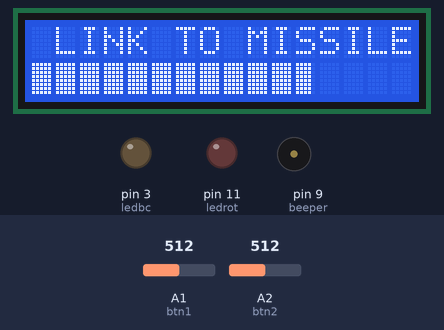
The sketch below on a simulated Arduino Uno, built with avr-gcc and run on an emulated ATmega328P. Shown: 16×2 character LCD, output pins drawn as LEDs (lit = HIGH), buzzer (waves = sounding, pin HIGH). The test bench sets the inputs (shaded band); at power-on: A2 (btn2) = 512, A1 (btn1) = 512.

Above: at 6.05 s.
6.1 s: A2 (btn2) set to 108
At 9.6 s:
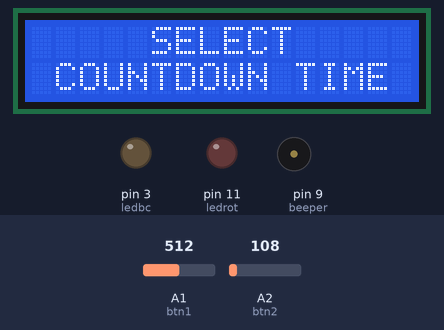
11.7 s: A2 (btn2) set to 93
At 11.74 s:
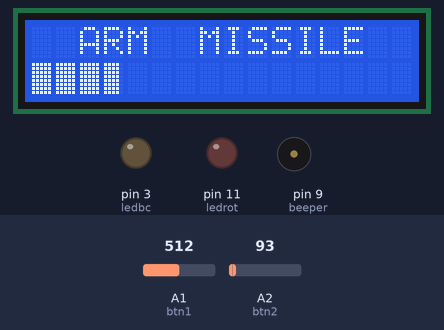
14.1 s: A1 (btn1) set to 107
19.7 s: A1 (btn1) set to 88
22.1 s: A1 (btn1) set to 110
At 31.6 s:
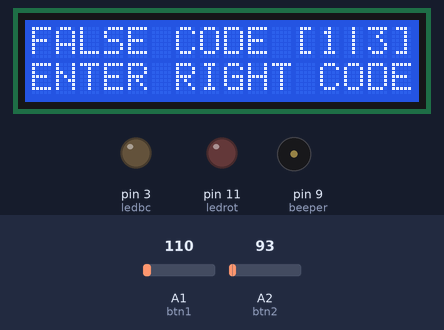
Timing chart, 0 to 31.9 s (numbered marks = the images above; inputs shaded):
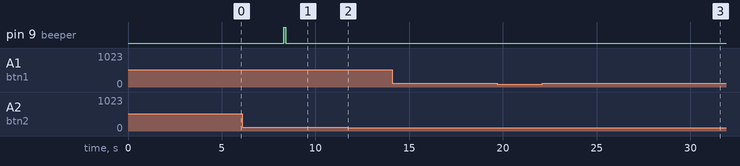

Measured:
- the behaviour switches between 100 and 99 on A2 (btn2) (found by bisection; images 1 and 2)
- after the input at 22.1 s, the display: first changes after 0.20 s (image 3 shows a later state)
- what the display in image 1 shows lasts 1.0 s, from 8.8 s to 9.8 s

The sketch:

AirsoftBomb.ino
```cpp
#include <LiquidCrystal.h>

LiquidCrystal lcd(12,8,7,6,5,4,2);

const int ledbc = 3;

const int btn1 = 1;
const int btn2 = 2;

const int ledrot = 11;
const int ledgrun = 10;
const int beeper = 9;

int input1 = false;
int input2 = false;

int ablauf = 1;

int zahl = 0;

const long code1 = 96544;
const long code2 = 19598;
const long code3 = 92989;
const long code4 = 51326;
const long code5 = 38498;

const int c1z1 = 9;
const int c1z2 = 6;
const int c1z3 = 5;
const int c1z4 = 4;
const int c1z5 = 4;

const int c2z1 = 1;
const int c2z2 = 9;
const int c2z3 = 5;
const int c2z4 = 9;
const int c2z5 = 8;

const int c3z1 = 9;
const int c3z2 = 2;
const int c3z3 = 9;
const int c3z4 = 8;
const int c3z5 = 9;

const int c4z1 = 5;
const int c4z2 = 1;
const int c4z3 = 3;
const int c4z4 = 2;
const int c4z5 = 6;

const int c5z1 = 3;
const int c5z2 = 8;
const int c5z3 = 4;
const int c5z4 = 9;
const int c5z5 = 8;

boolean zahl_true = false;


int zahl1;
int zahl2;
int zahl3;
int zahl4;
int zahl5;

byte p20[8] = {
  B10000,
  B10000,
  B10000,
  B10000,
  B10000,
  B10000,
  B10000,
  B10000,
};
byte p40[8] = {
  B11000,
  B11000,
  B11000,
  B11000,
  B11000,
  B11000,
  B11000,
  B11000,
};
byte p60[8] = {
  B11100,
  B11100,
  B11100,
  B11100,
  B11100,
  B11100,
  B11100,
  B11100,
};
byte p80[8] = {
  B11110,
  B11110,
  B11110,
  B11110,
  B11110,
  B11110,
  B11110,
  B11110,
};
byte p100[8] = {
  B11111,
  B11111,
  B11111,
  B11111,
  B11111,
  B11111,
  B11111,
  B11111,
};

int code_s = 1;

int versuch = 0;

long S = 0;
long Secms;
long verbleibend;
long start_count;
long vergangen;


void setup() {
  Serial.begin(9600);

  lcd.begin(16, 2);

  //pinMode(ledbc, OUTPUT);
  analogWrite(ledbc, 0);

  pinMode(ledrot, OUTPUT);
  pinMode(beeper, OUTPUT);

  lcd.createChar(0, p20);
  lcd.createChar(1, p40);
  lcd.createChar(2, p60);
  lcd.createChar(3, p80);
  lcd.createChar(4, p100);

}
void loop() {

  lcd.setCursor(0, 0);

  if (analogRead(btn1) >= 100){input1 = HIGH;}else{input1 = LOW;}
  if (analogRead(btn2) >= 100){input2 = HIGH;}else{input2 = LOW;}

  //Serial.println(analogRead(btn1));

  if (ablauf == 1){
     if (analogRead(btn1) >= 100){input1 = HIGH;}else{input1 = LOW;}
     if (analogRead(btn2) >= 100){input2 = HIGH;}else{input2 = LOW;}


    lcd.clear();

    lcd.print("MISSILE LAUNCHER");
    lcd.setCursor(0,1);
    lcd.print(" [PRESS  ENTER] ");

    if (input1 == HIGH){
      ablauf = 12;
      delay(100);
    }

  }

  if (ablauf == 12){
      if (analogRead(btn1) >= 100){input1 = HIGH;}else{input1 = LOW;}
      if (analogRead(btn2) >= 100){input2 = HIGH;}else{input2 = LOW;}


      lcd.clear();
      lcd.print("ENTER LINK CODE");
      lcd.setCursor(0,1);
      lcd.print(" Code ");
      lcd.print(code_s);
      lcd.print(" = ");
      if (code_s == 1){lcd.print(code1);}
      if (code_s == 2){lcd.print(code2);}
      if (code_s == 3){lcd.print(code3);}
      if (code_s == 4){lcd.print(code4);}
      if (code_s == 5){lcd.print(code5);}


      if (input2 == HIGH){

        code_s += 1;

        if (code_s >= 6){code_s = 1;}
      }

      if (input1 == HIGH){
      lcd.clear();
      lcd.setCursor(0,0);
      lcd.print(" LINK TO MISSILE");
      lcd.setCursor(0,1);

      for (int i = 0; i<16; i++){
        for (int j=0; j<5; j++){
          lcd.setCursor(i, 1);
          lcd.write(j);
          delay(100);
        }
      }
      delay(100);

      lcd.clear();
      lcd.setCursor(0,0);
      lcd.print("     LINKED     ");

      digitalWrite(ledgrun, HIGH);
      digitalWrite(beeper, HIGH);
      delay(100);
      digitalWrite(beeper, LOW);
      delay(400);
      digitalWrite(ledgrun, LOW);

      ablauf = 2;
      }

  }

  if (ablauf == 2){
      if (analogRead(btn1) >= 100){input1 = HIGH;}else{input1 = LOW;}
      if (analogRead(btn2) >= 100){input2 = HIGH;}else{input2 = LOW;}


      lcd.clear();
      lcd.setCursor(0,0);
      lcd.print("     SELECT     ");
      lcd.setCursor(0,1);
      lcd.print(" COUNTDOWN TIME ");

     delay(1000);
     ablauf += 1;
  }

  if (ablauf == 3){
      if (analogRead(btn1) >= 100){input1 = HIGH;}else{input1 = LOW;}
      if (analogRead(btn2) >= 100){input2 = HIGH;}else{input2 = LOW;}


    lcd.clear();
    lcd.print("  ");
    lcd.print(S);
    lcd.print(" SECONDS");
    lcd.setCursor(0,1);
    lcd.print("  ENTER TO ARM  ");

    if (input2 == HIGH){
       S += 5;


       lcd.clear();
       lcd.print("  ");
       lcd.print(S);
       lcd.print(" SECONDS");
       lcd.setCursor(0,1);
       lcd.print("  ENTER TO ARM  ");


       delay(50);
    }
      if (input1 == HIGH){ablauf += 1;}

    }

  /*if (ablauf == 4){

    lcd.clear();
    lcd.print(" ENTER PASSWORD ")

  if (input2 == HIGH){

  }*/

  if (ablauf == 4){
      if (analogRead(btn1) >= 100){input1 = HIGH;}else{input1 = LOW;}
      if (analogRead(btn2) >= 100){input2 = HIGH;}else{input2 = LOW;}


    lcd.clear();
    lcd.print("  ARM  MISSILE  ");

    for (int i = 0; i<16; i++){
        for (int j=0; j<5; j++){
          lcd.setCursor(i, 1);
          lcd.write(j);
          delay(100);
        }
     }

    ablauf += 1;

  }

  if (ablauf == 5){
      if (analogRead(btn1) >= 100){input1 = HIGH;}else{input1 = LOW;}
      if (analogRead(btn2) >= 100){input2 = HIGH;}else{input2 = LOW;}

    lcd.clear();
    lcd.setCursor(0,0);
    lcd.print(" MISSILE  ARMED ");
    lcd.setCursor(0,1);
    lcd.print("OUTSET COUNTDOWN");
    delay(1500);
    ablauf += 1;
  }

if (ablauf == 6){
    Secms = S * 1000;
    start_count = millis();

    ablauf += 1;
  }

  if (ablauf == 7){

    vergangen =  millis() - start_count;
    verbleibend = Secms - vergangen;
    verbleibend = verbleibend / 1000;


    lcd.clear();
    lcd.setCursor(0,0);
    lcd.print("   ");
    lcd.print(verbleibend);
    lcd.print(" SECONDS");
    lcd.setCursor(0,1);
    lcd.print(" ENTER TO ABORT ");


    if (versuch != 3){if (input1 == HIGH){ablauf = 9;}}else{lcd.setCursor(0,1); lcd.print("                ");}


    if (verbleibend <= 0){

      ablauf += 1;
    }
    delay(100);
  }

  if (ablauf == 8){
   lcd.clear();
   lcd.print("MISSILE LAUNCHED");
   lcd.setCursor(0,1);
   lcd.print("[ENTER TO RESET]");
  }

  if (ablauf == 9){

    lcd.clear();
    lcd.print("ENTER ABORT CODE");
    lcd.setCursor(0,1);

    lcd.print("     ");
    lcd.blink();
    lcd.print(zahl1);
    lcd.print(zahl2);
    lcd.print(zahl3);
    lcd.print(zahl4);
    lcd.print(zahl5);
    lcd.setCursor(zahl + 4,1);

    if (input1 == HIGH){
      zahl += 1;

      if (zahl >= 6){
        ablauf += 1;
        lcd.noBlink();
        zahl = 0;
      }
    }

    if (zahl == 1){
      if (input2 == HIGH){
        zahl1 += 1;
        if (zahl1 >= 10){zahl1 = 0;}
      }
    }

    if (zahl == 2){
      if (input2 == HIGH){
        zahl2 += 1;
        if (zahl2 >= 10){zahl2 = 0;}
      }
    }

    if (zahl == 3){
      if (input2 == HIGH){
        zahl3 += 1;
        if (zahl3 >= 10){zahl3 = 0;}
      }
    }

    if (zahl == 4){
      if (input2 == HIGH){
        zahl4 += 1;
        if (zahl4 >= 10){zahl4 = 0;}
      }
    }

    if (zahl == 5){
      if (input2 == HIGH){
        zahl5 += 1;
        if (zahl5 >= 10){zahl5 = 0;}
      }
    }

  }
  if (ablauf == 10){

    lcd.clear();
    lcd.print("CHECK ABORT CODE");
    lcd.setCursor(0,1);

      for (int i = 0; i<16; i++){
        for (int j=0; j<5; j++){
          lcd.setCursor(i, 1);
          lcd.write(j);
          delay(100);
        }
      }
    delay(100);

    if (code_s == 1){
      if (zahl1 == c1z1){zahl_true = true;}else{zahl_true = false;}
      if (zahl2 == c1z2){zahl_true = true;}else{zahl_true = false;}
      if (zahl3 == c1z3){zahl_true = true;}else{zahl_true = false;}
      if (zahl4 == c1z4){zahl_true = true;}else{zahl_true = false;}
      if (zahl5 == c1z5){zahl_true = true;}else{zahl_true = false;}
    }
    if (code_s == 2){
      if (zahl1 == c2z1){zahl_true = true;}else{zahl_true = false;}
      if (zahl2 == c2z2){zahl_true = true;}else{zahl_true = false;}
      if (zahl3 == c2z3){zahl_true = true;}else{zahl_true = false;}
      if (zahl4 == c2z4){zahl_true = true;}else{zahl_true = false;}
      if (zahl5 == c2z5){zahl_true = true;}else{zahl_true = false;}
    }
    if (code_s == 3){
      if (zahl1 == c3z1){zahl_true = true;}else{zahl_true = false;}
      if (zahl2 == c3z2){zahl_true = true;}else{zahl_true = false;}
      if (zahl3 == c3z3){zahl_true = true;}else{zahl_true = false;}
      if (zahl4 == c3z4){zahl_true = true;}else{zahl_true = false;}
      if (zahl5 == c3z5){zahl_true = true;}else{zahl_true = false;}
    }
    if (code_s == 4){
      if (zahl1 == c4z1){zahl_true = true;}else{zahl_true = false;}
      if (zahl2 == c4z2){zahl_true = true;}else{zahl_true = false;}
      if (zahl3 == c4z3){zahl_true = true;}else{zahl_true = false;}
      if (zahl4 == c4z4){zahl_true = true;}else{zahl_true = false;}
      if (zahl5 == c4z5){zahl_true = true;}else{zahl_true = false;}
    }
    if (code_s == 3){
      if (zahl1 == c5z1){zahl_true = true;}else{zahl_true = false;}
      if (zahl2 == c5z2){zahl_true = true;}else{zahl_true = false;}
      if (zahl3 == c5z3){zahl_true = true;}else{zahl_true = false;}
      if (zahl4 == c5z4){zahl_true = true;}else{zahl_true = false;}
      if (zahl5 == c5z5){zahl_true = true;}else{zahl_true = false;}
    }
    if (zahl_true == true){
      lcd.clear();
      lcd.print("   RIGHT CODE   ");
      lcd.setCursor(0,1);
      lcd.print("MISSILE DISARMED");
      delay(1000000);
    }else{
       versuch += 1;
       lcd.clear();
       lcd.print("FALSE CODE [");
       lcd.print(versuch);
       lcd.print("|3]");
       lcd.setCursor(0,1);
       lcd.print("ENTER RIGHT CODE");

       zahl1 = 0;
       zahl2 = 0;
       zahl3 = 0;
       zahl4 = 0;
       zahl5 = 0;

       delay(1500);

       if (versuch == 3){ablauf = 11;}else{ablauf = 7;}
    }
  }

  if (ablauf == 11){

    lcd.clear();
    lcd.print(" MISSILE LOCKED ");
    delay(1500);
    ablauf = 7;
  }

  delay(100);
}
```
